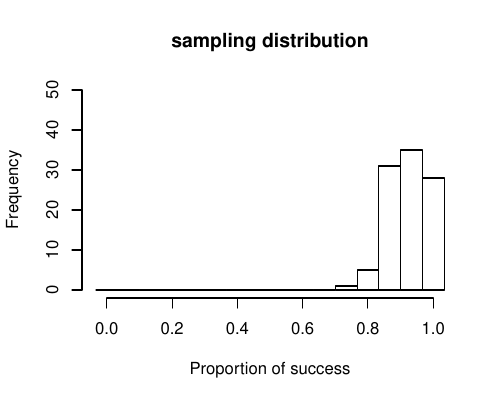

Here is the R script that generated this plot:
pdf('art.pdf',width=5,height=4)
hist(rbinom(100,15,0.93)/15, breaks=((0:16)-0.5)/15, xlab='Proportion of success', main='sampling distribution',ylim=c(0,50))
dev.off()

pdf('art_many.pdf',width=5,height=4)
hist(rbinom(100,15,0.93)/15, breaks=((0:16)-0.5)/15, xlab='Proportion of success', main='sampling distribution',ylim=c(0,50), col=rgb(0,0,0,0.01), lty="blank")

for(i in 1:200){
hist(rbinom(100,15,0.93)/15, breaks=((0:16)-0.5)/15, xlab='Proportion of success', main='sampling distribution', add=TRUE, col=rgb(0,0,0,0.01), lty="blank")
}
dev.off()
